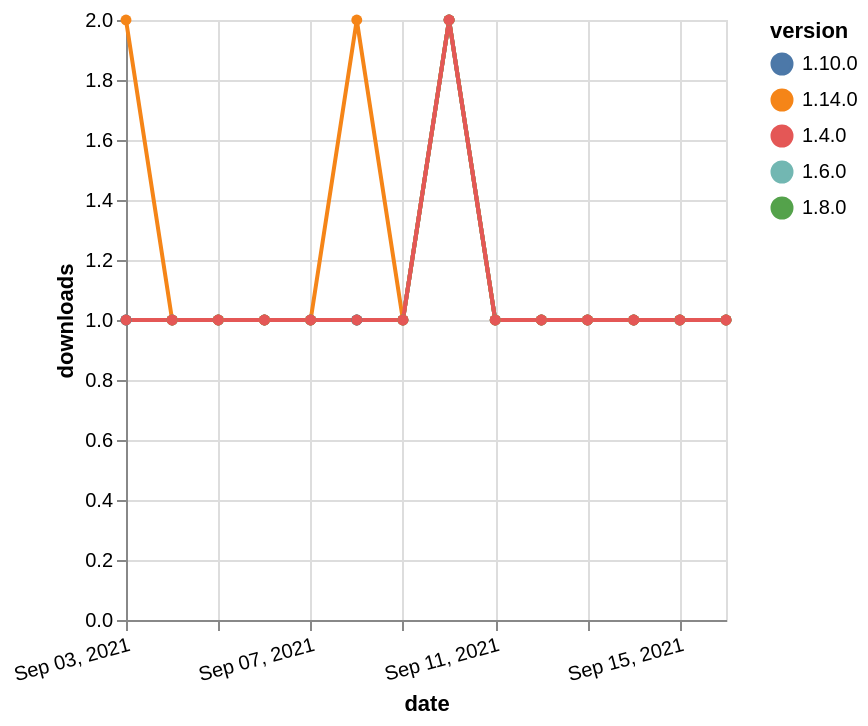

Specify this chart in Vega-Lite:
### Vega-Lite specification from a JSON file in a GitHub repository (floating-point values rounded to 4 significant figures)
{"$schema": "https://vega.github.io/schema/vega-lite/v5.json", "description": "A simple bar chart with embedded data.", "data": {"values": [{"date": "2021-09-03", "total": 181, "delta": 1, "version": "1.6.0"}, {"date": "2021-09-04", "total": 182, "delta": 1, "version": "1.6.0"}, {"date": "2021-09-05", "total": 183, "delta": 1, "version": "1.6.0"}, {"date": "2021-09-06", "total": 184, "delta": 1, "version": "1.6.0"}, {"date": "2021-09-07", "total": 185, "delta": 1, "version": "1.6.0"}, {"date": "2021-09-08", "total": 186, "delta": 1, "version": "1.6.0"}, {"date": "2021-09-09", "total": 187, "delta": 1, "version": "1.6.0"}, {"date": "2021-09-10", "total": 189, "delta": 2, "version": "1.6.0"}, {"date": "2021-09-11", "total": 190, "delta": 1, "version": "1.6.0"}, {"date": "2021-09-12", "total": 191, "delta": 1, "version": "1.6.0"}, {"date": "2021-09-13", "total": 192, "delta": 1, "version": "1.6.0"}, {"date": "2021-09-14", "total": 193, "delta": 1, "version": "1.6.0"}, {"date": "2021-09-15", "total": 194, "delta": 1, "version": "1.6.0"}, {"date": "2021-09-16", "total": 195, "delta": 1, "version": "1.6.0"}, {"date": "2021-09-03", "total": 185, "delta": 1, "version": "1.8.0"}, {"date": "2021-09-04", "total": 186, "delta": 1, "version": "1.8.0"}, {"date": "2021-09-05", "total": 187, "delta": 1, "version": "1.8.0"}, {"date": "2021-09-06", "total": 188, "delta": 1, "version": "1.8.0"}, {"date": "2021-09-07", "total": 189, "delta": 1, "version": "1.8.0"}, {"date": "2021-09-08", "total": 190, "delta": 1, "version": "1.8.0"}, {"date": "2021-09-09", "total": 191, "delta": 1, "version": "1.8.0"}, {"date": "2021-09-10", "total": 193, "delta": 2, "version": "1.8.0"}, {"date": "2021-09-11", "total": 194, "delta": 1, "version": "1.8.0"}, {"date": "2021-09-12", "total": 195, "delta": 1, "version": "1.8.0"}, {"date": "2021-09-13", "total": 196, "delta": 1, "version": "1.8.0"}, {"date": "2021-09-14", "total": 197, "delta": 1, "version": "1.8.0"}, {"date": "2021-09-15", "total": 198, "delta": 1, "version": "1.8.0"}, {"date": "2021-09-16", "total": 199, "delta": 1, "version": "1.8.0"}, {"date": "2021-09-03", "total": 157, "delta": 1, "version": "1.10.0"}, {"date": "2021-09-04", "total": 158, "delta": 1, "version": "1.10.0"}, {"date": "2021-09-05", "total": 159, "delta": 1, "version": "1.10.0"}, {"date": "2021-09-06", "total": 160, "delta": 1, "version": "1.10.0"}, {"date": "2021-09-07", "total": 161, "delta": 1, "version": "1.10.0"}, {"date": "2021-09-08", "total": 162, "delta": 1, "version": "1.10.0"}, {"date": "2021-09-09", "total": 163, "delta": 1, "version": "1.10.0"}, {"date": "2021-09-10", "total": 165, "delta": 2, "version": "1.10.0"}, {"date": "2021-09-11", "total": 166, "delta": 1, "version": "1.10.0"}, {"date": "2021-09-12", "total": 167, "delta": 1, "version": "1.10.0"}, {"date": "2021-09-13", "total": 168, "delta": 1, "version": "1.10.0"}, {"date": "2021-09-14", "total": 169, "delta": 1, "version": "1.10.0"}, {"date": "2021-09-15", "total": 170, "delta": 1, "version": "1.10.0"}, {"date": "2021-09-16", "total": 171, "delta": 1, "version": "1.10.0"}, {"date": "2021-09-03", "total": 114, "delta": 2, "version": "1.14.0"}, {"date": "2021-09-04", "total": 115, "delta": 1, "version": "1.14.0"}, {"date": "2021-09-05", "total": 116, "delta": 1, "version": "1.14.0"}, {"date": "2021-09-06", "total": 117, "delta": 1, "version": "1.14.0"}, {"date": "2021-09-07", "total": 118, "delta": 1, "version": "1.14.0"}, {"date": "2021-09-08", "total": 120, "delta": 2, "version": "1.14.0"}, {"date": "2021-09-09", "total": 121, "delta": 1, "version": "1.14.0"}, {"date": "2021-09-10", "total": 123, "delta": 2, "version": "1.14.0"}, {"date": "2021-09-11", "total": 124, "delta": 1, "version": "1.14.0"}, {"date": "2021-09-12", "total": 125, "delta": 1, "version": "1.14.0"}, {"date": "2021-09-13", "total": 126, "delta": 1, "version": "1.14.0"}, {"date": "2021-09-14", "total": 127, "delta": 1, "version": "1.14.0"}, {"date": "2021-09-15", "total": 128, "delta": 1, "version": "1.14.0"}, {"date": "2021-09-16", "total": 129, "delta": 1, "version": "1.14.0"}, {"date": "2021-09-03", "total": 227, "delta": 1, "version": "1.4.0"}, {"date": "2021-09-04", "total": 228, "delta": 1, "version": "1.4.0"}, {"date": "2021-09-05", "total": 229, "delta": 1, "version": "1.4.0"}, {"date": "2021-09-06", "total": 230, "delta": 1, "version": "1.4.0"}, {"date": "2021-09-07", "total": 231, "delta": 1, "version": "1.4.0"}, {"date": "2021-09-08", "total": 232, "delta": 1, "version": "1.4.0"}, {"date": "2021-09-09", "total": 233, "delta": 1, "version": "1.4.0"}, {"date": "2021-09-10", "total": 235, "delta": 2, "version": "1.4.0"}, {"date": "2021-09-11", "total": 236, "delta": 1, "version": "1.4.0"}, {"date": "2021-09-12", "total": 237, "delta": 1, "version": "1.4.0"}, {"date": "2021-09-13", "total": 238, "delta": 1, "version": "1.4.0"}, {"date": "2021-09-14", "total": 239, "delta": 1, "version": "1.4.0"}, {"date": "2021-09-15", "total": 240, "delta": 1, "version": "1.4.0"}, {"date": "2021-09-16", "total": 241, "delta": 1, "version": "1.4.0"}]}, "width": "container", "mark": {"type": "line", "point": {"filled": true}}, "encoding": {"x": {"field": "date", "type": "temporal", "timeUnit": "yearmonthdate", "title": "date", "axis": {"labelAngle": -15}}, "y": {"field": "delta", "type": "quantitative", "title": "downloads"}, "color": {"field": "version", "type": "nominal"}, "tooltip": {"field": "delta"}}}
